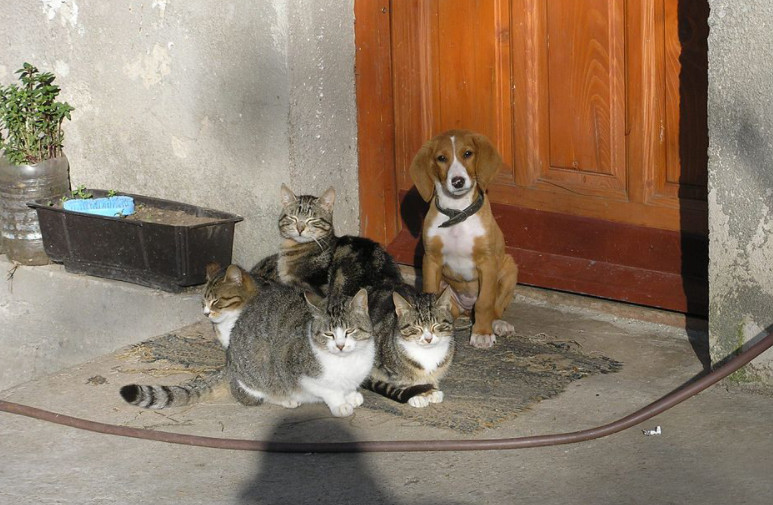
#> input picture week8/dogcat.jpg, 773 x 505 px
$ python h2.py
#> lines starting #> are read from the running program, lines starting #| are printed output that depends on the picture; after the words box and inside, x2 and y2 are one past the last pixel; in counts of white or black regions, pixels touching at a corner belong together
import cv2
import numpy as np

pictPath = r"C:\Users\User\Downloads\opencv-master\data\haarcascades\haarcascade_frontalcatface_extended.xml"
face_cascade = cv2.CascadeClassifier (pictPath)

img = cv2.imread("dogcat.jpg")
#> img is the input picture: shape (505, 773, 3); mean B, G, R 104, 122.7, 142.3
faces = face_cascade.detectMultiScale(img, scaleFactor=1.009, minNeighbors = 10, minSize=(20,20))
#> faces = [[192, 288, 33, 33], [315, 312, 49, 49], [399, 306, 54, 54], [278, 200, 49, 49]]

img1 = cv2.imread("fatcat.jpg")
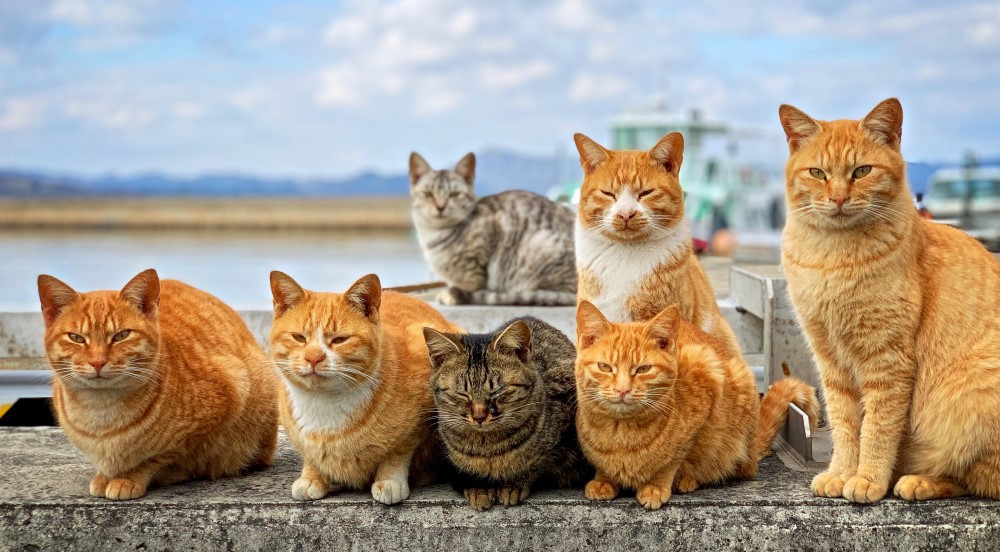
#> input picture week8/fatcat.jpg, 1000 x 552 px
#> img1 is the input picture: shape (552, 1000, 3); mean B, G, R 138.1, 153.4, 166.9
gray = cv2.cvtColor(img1, cv2.COLOR_BGR2GRAY)
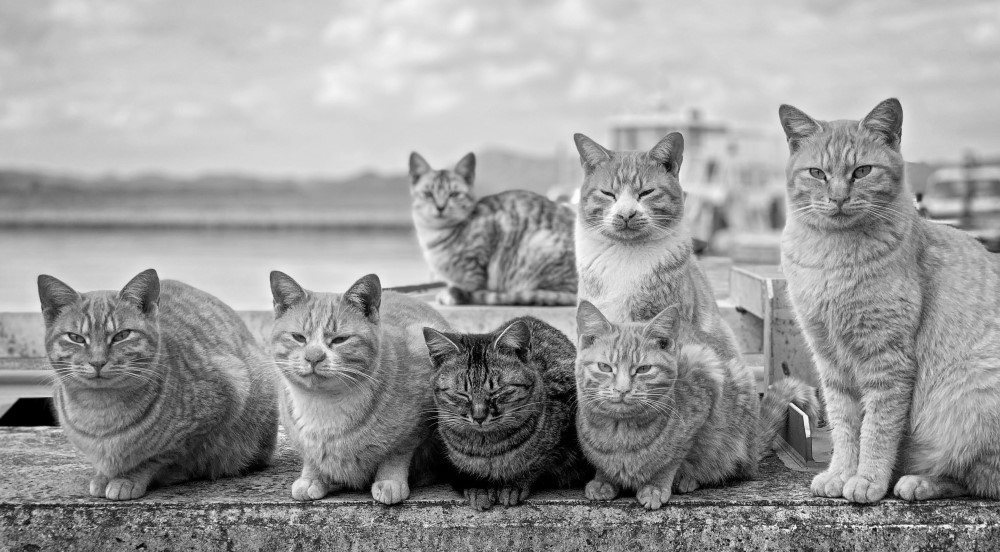
#> gray: shape (552, 1000); min 0, max 255, mean 155.7
clahe = cv2.createCLAHE(clipLimit=2.0, tileGridSize=(8,8))
enhanced_gray = clahe.apply(gray)
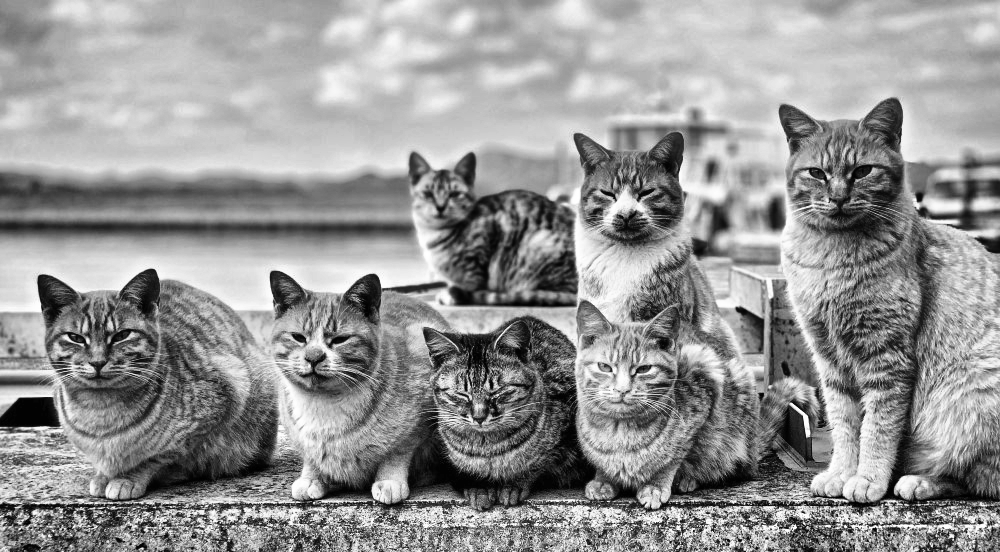
#> enhanced_gray: shape (552, 1000); min 0, max 255, mean 148.5
blurred = cv2.GaussianBlur(enhanced_gray, (5, 5), 0)
faces1 = face_cascade.detectMultiScale(blurred, scaleFactor=1.05, minNeighbors=5, minSize=(20,20))
#> faces1 = [[410, 168, 62, 62], [451, 380, 57, 57], [273, 302, 88, 88], [583, 336, 80, 80], [585, 161, 82, 82], [786, 130, 103, 103], [48, 296, 99, 99]]

img2 = cv2.imread("dogcat1.jpg")
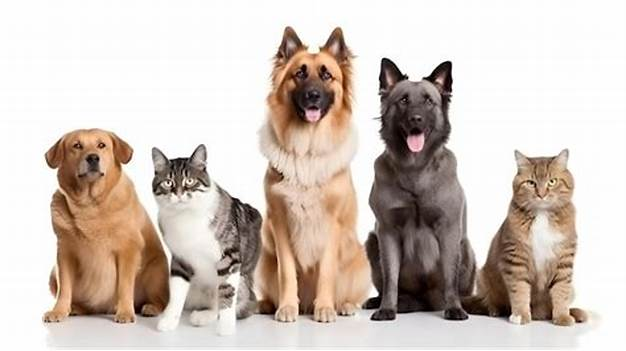
#> input picture week8/dogcat1.jpg, 626 x 351 px
#> img2 is the input picture: shape (351, 626, 3); mean B, G, R 188.4, 196.7, 208.8
faces2 = face_cascade.detectMultiScale(img2, scaleFactor=1.01, minNeighbors = 15, minSize=(20,20))
#> faces2 = [[154, 162, 51, 51], [516, 162, 51, 51]]

for (x,y,w,h) in faces:
    cv2.rectangle(img, (x,y), (x+w,y+h), (255,0,0),2)
#> this loop made 4 passes
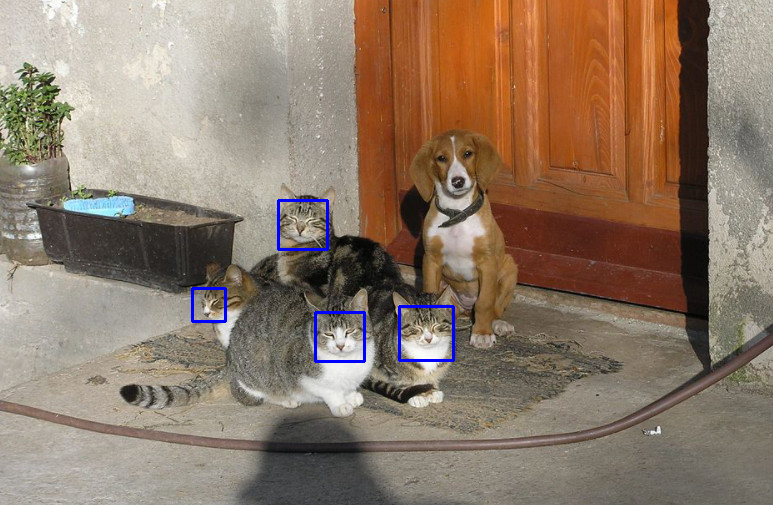
#> img: shape (505, 773, 3); 0.56% of pixels changed, all inside (x1, y1, x2, y2) = (191, 199, 455, 363)

for (x,y,w,h) in faces1:
    cv2.rectangle(img1, (x,y), (x+w,y+h), (255,0,0),2)
#> this loop made 7 passes
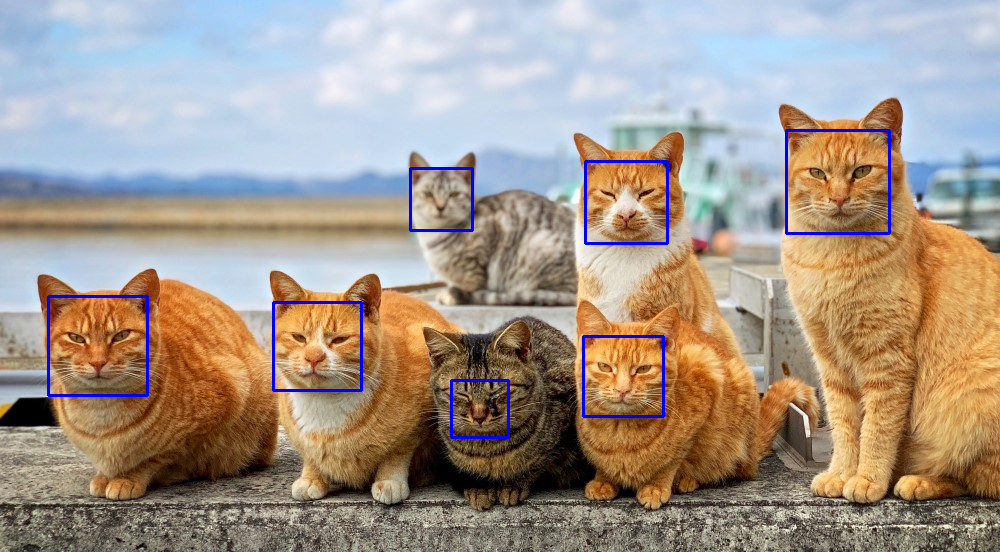
#> img1: shape (552, 1000, 3); 1.24% of pixels changed, all inside (x1, y1, x2, y2) = (47, 129, 891, 439)

for (x,y,w,h) in faces2:
    cv2.rectangle(img2, (x,y), (x+w,y+h), (255,0,0),2)
#> this loop made 2 passes
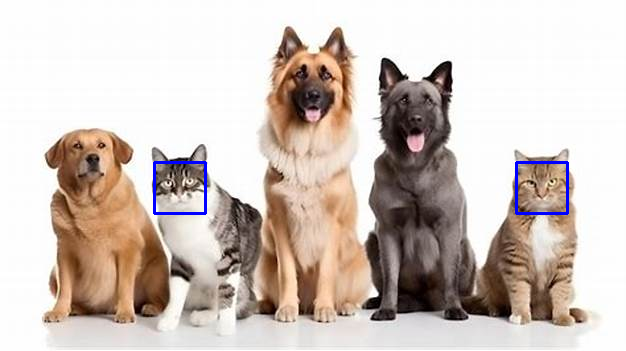
#> img2: shape (351, 626, 3); 0.55% of pixels changed, all inside (x1, y1, x2, y2) = (153, 161, 569, 215)

cv2.imshow("cat", img)
cv2.imshow("cat1", img1)
cv2.imshow("cat2", img2)

cv2.waitKey(0)
cv2.destroyAllWindows()
